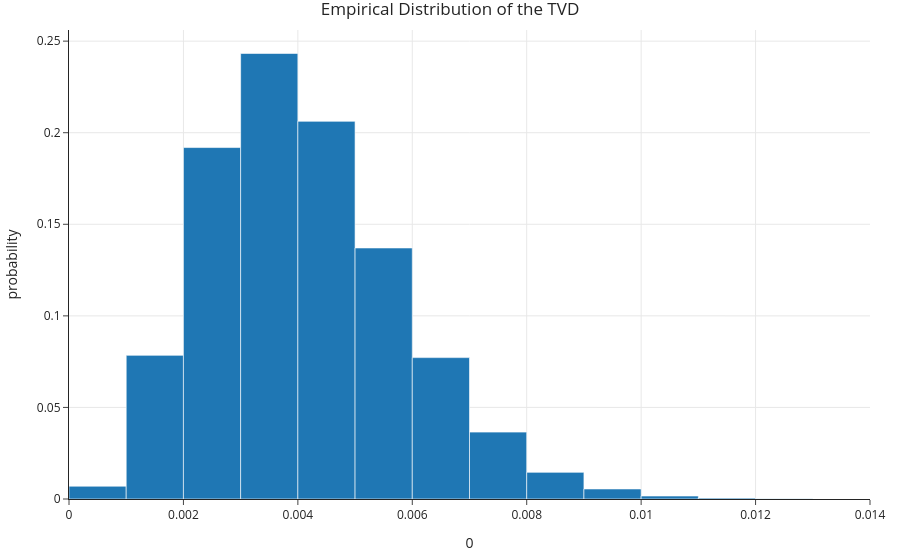

Notebook code cell kept with this figure:
### Code cell
fig = px.histogram(pd.DataFrame(tvds), x=0, nbins=20, histnorm='probability', 
                   title='Empirical Distribution of the TVD')
fig

### Figure 1 — Plotly figure (JSON) as saved in the notebook; plotly's stock layout.template omitted (floating-point values rounded to 4 significant figures; data arrays with more than 128 entries replaced by an {"elided": "..."} marker saying what was removed)
{"data": [{"alignmentgroup": "True", "bingroup": "x", "histnorm": "probability", "hovertemplate": "0=%{x}<br>probability=%{y}<extra></extra>", "legendgroup": "", "marker": {"color": "#1F77B4", "pattern": {"shape": ""}}, "name": "", "nbinsx": 20, "offsetgroup": "", "orientation": "v", "showlegend": false, "type": "histogram", "x": {"elided": "100000 float values"}, "xaxis": "x", "yaxis": "y"}], "layout": {"barmode": "relative", "legend": {"tracegroupgap": 0}, "title": {"text": "Empirical Distribution of the TVD"}, "xaxis": {"anchor": "y", "domain": [0, 1], "title": {"text": "0"}}, "yaxis": {"anchor": "x", "domain": [0, 1], "title": {"text": "probability"}}}}
